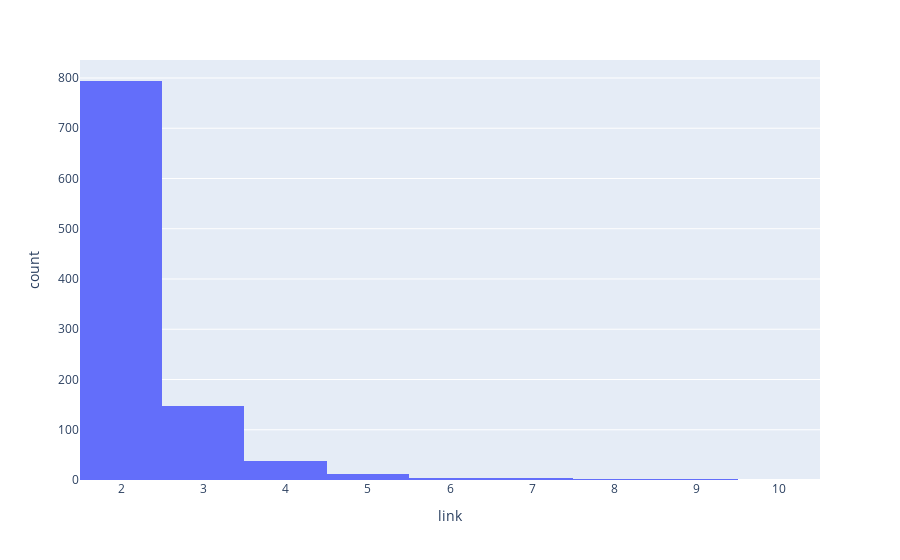

The code cell stored with this chart in its notebook:
### Code cell
# See the link size distribution
import plotly.express as px
fig = px.histogram(links_final, x="link")
fig.show()

### Figure 1 — Plotly figure (JSON) as saved in the notebook; plotly's stock layout.template omitted (floating-point values rounded to 4 significant figures; data arrays with more than 128 entries replaced by an {"elided": "..."} marker saying what was removed)
{"data": [{"alignmentgroup": "True", "bingroup": "x", "hovertemplate": "link=%{x}<br>count=%{y}<extra></extra>", "legendgroup": "", "marker": {"color": "#636efa", "pattern": {"shape": ""}}, "name": "", "offsetgroup": "", "orientation": "v", "showlegend": false, "type": "histogram", "x": {"elided": "1001 int values"}, "xaxis": "x", "yaxis": "y"}], "layout": {"barmode": "relative", "legend": {"tracegroupgap": 0}, "margin": {"t": 60}, "xaxis": {"anchor": "y", "domain": [0, 1], "title": {"text": "link"}}, "yaxis": {"anchor": "x", "domain": [0, 1], "title": {"text": "count"}}}}
